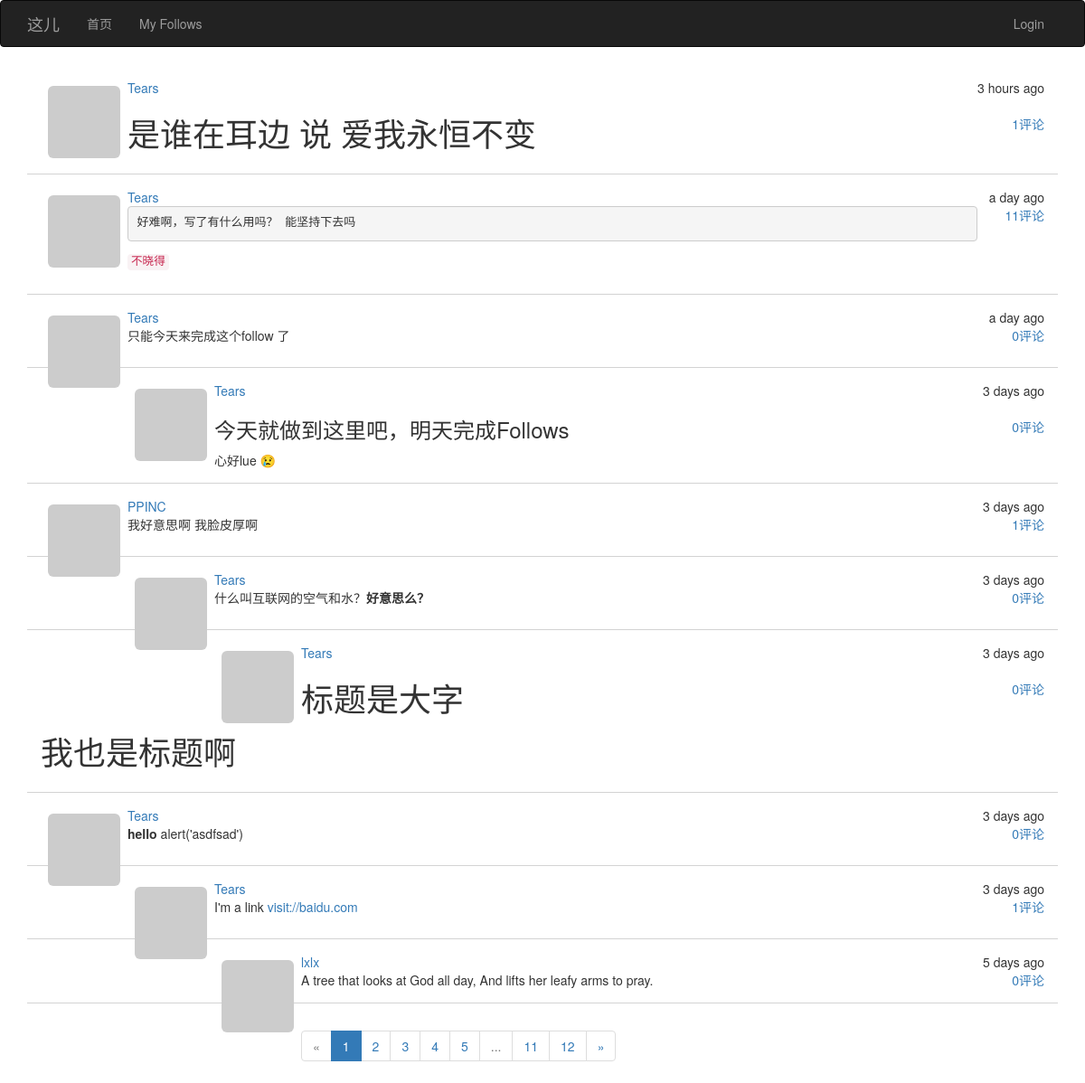
The page / on the database its author committed.
### app/models.py (models this page shows, shortened)
class Post(db.Model):
    __tablename__ = 'posts'
    id = db.Column(db.Integer, primary_key=True)
    body = db.Column(db.Text)
    body_html = db.Column(db.Text)
    timestamp = db.Column(db.DateTime, index=True, default=datetime.utcnow)
    author_id = db.Column(db.Integer, db.ForeignKey('users.id'))
    post_type = db.Column(db.Integer, default=PostType.POST)
    parent_post_id = db.Column(db.Integer, db.ForeignKey('posts.id'))
    disabled = db.Column(db.Boolean, default=True)
    comments = db.relationship('Post', foreign_keys=[parent_post_id],
                               backref=db.backref('parent_post',
                                                  lazy='joined', remote_side=[id]),
                               cascade='all,delete-orphan',
                               lazy='dynamic'
                               )

class User(UserMixin, db.Model):
    __tablename__ = 'users'
    id = db.Column(db.Integer, primary_key=True)
    email = db.Column(db.String(64), unique=True, index=True)
    username = db.Column(db.String(64), unique=True, index=True)
    password_hash = db.Column(db.String(128))
    confirmed = db.Column(db.Boolean, default=False)
    role_id = db.Column(db.Integer, db.ForeignKey('roles.id'))
    posts = db.relationship('Post', backref='author', lazy='dynamic')
    location = db.Column(db.String(64))
    about_me = db.Column(db.Text())
    member_since = db.Column(db.DateTime(), default=datetime.utcnow)
    last_seen = db.Column(db.DateTime(), default=datetime.utcnow)
    avatar = db.Column(db.String(128))
    followed = db.relationship('Follow', foreign_keys=[Follow.follower_id],
                               backref=db.backref('follower', lazy='joined'),
                               lazy='dynamic', cascade='all, delete-orphan')
    followers = db.relationship('Follow', foreign_keys=[Follow.followed_id],
                                backref=db.backref('followed', lazy='joined'),
                                lazy='dynamic', cascade='all, delete-orphan')
    def getAvatar(self, size=100, default='identicon', rating='g'):
        if request.is_secure:
            url = "https://secure.gravatar.com/avatar"
        else:
            url = 'http://www.gravatar.com/avatar'
        hash = self.avatar or self.cemail
        return '{url}/{hash}?s={size}&d={default}&r={rating}'.format(
            url=url, hash=hash, default=default, rating=rating, size=size)
    @property
    def cemail(self):
        """
        返回同email
        @return:
        @rtype:
        """
        return self.email
    @property
    def password(self):
        raise AttributeError('password is not readable attribute')

### app/main/views.py (the view)
@main.route('/', methods=['POST', 'GET'])
def home():
    form = PostForm()
    if current_user.can(Permission.POST_ARTICLES) and form.validate_on_submit():
        post = Post(body=form.body.data, author=current_user._get_current_object())
        db.session.add(post)
        db.session.commit()
        return redirect(url_for('.home'))
    page = request.args.get('page', 1, type=int)
    pagination = Post.query.filter_by(post_type=PostType.POST).order_by(Post.timestamp.desc()) \
        .paginate(page, per_page=current_app.config['POSTS_PER_PAGE'], error_out=False)
    posts = pagination.items
    return render_template("index.html", form=form, posts=posts, pagination=pagination)

### app/main/__init__.py (called while the page is built)
@main.app_context_processor
def inject_permissions():
    return dict(Permission=Permission)

### app/models.py (called while the page is built)
    def can(self, permissions):
        return False

### app/templates/index.html (shortened to what this page needs)
{% extends "bootstrap_base.html" %}
{% import "bootstrap/wtf.html" as wtf %}
{% import "message.html" as message %}
{% block head %}{{ super() }}
{% endblock %}
{% block content %}
<div class="container">
    {% include '_posts.html' %}
    {% import '_posts.html' as posts%}
    {{posts.pagination_widget(pagination,'.home')}}
</div>
{% endblock %}

### app/templates/_posts.html
<ul class="posts">
    {% for post in posts %}
    {% if post and post.author %}
    <li>
        <div class="post-thumbnail">
            <a href="{{url_for('.user',id=post.author.id)}}">
                <img src="{{ post.author.getAvatar(size=40) }}"
                     class="img-rounded profile-thumbnail"/></a>
        </div>
        <div class="post-date">{{ moment(post.timestamp).fromNow()}}</div>
        <div class="post-author"><a href="{{url_for('.user',id=post.author.id)}}">
            {{ post.author.username}}</a></div>
        <div class="post-body">
            <span class="pull-right" style="margin-left:30px"><a href="{{url_for('.post',id=post.id)}}">{{post.comments.count()}}评论</a></span>
            {% if post.body_html %}
            {{ post.body_html| safe}}
            {% else %}
            {{ post.body }}
            {% endif %}
        </div>
    </li>
    {% endif %}
    {% endfor %}
</ul>
{% macro pagination_widget(pagination,endpoint) %}
<nav aria-label="Page navigation">
    <ul class="pagination">
        <li {% if not pagination.has_prev %} class="disabled" {% endif%}>
            <a href="{% if pagination.has_prev %}{{url_for(endpoint,page=pagination.page-1,**kwargs)}}
             {%else%}#{% endif%}" aria-label="Previous">
                <span aria-hidden="true">&laquo;</span>
            </a>
        </li>
        {% for p in pagination.iter_pages()%}
        {%if p == pagination.page %}
        <li class="active"><a href="{{url_for(endpoint,page=p,**kwargs)}}">{{p}}</a>
        </li>
        {% elif p %}
        <li><a href="{{url_for(endpoint,page=p,**kwargs)}}">{{p}}</a>
        </li>
        {% else %}
        <li class="disabled"><a href="{{url_for(endpoint,page=p,**kwargs)}}">...</a>
        </li>
        {% endif%}
        {% endfor %}
        <li {% if not pagination.has_next %} class="disabled" {% endif%}>
            <a href="{% if pagination.has_next %}{{url_for(endpoint,page=pagination.page+1,**kwargs)}}
             {%else%}#{% endif%}" aria-label="Next">
                <span aria-hidden="true">&raquo;</span>
            </a>
        </li>
    </ul>
</nav>
{% endmacro %}

### app/static/style.css (style rules this page uses)
* { -webkit-font-smoothing: antialiased; }
ul.posts { padding:0px; font-family:Gibson,Helvetica Neue,HelveticaNeue,Helvetica,Arial,sans-serif; }
ul.posts li , ul.follows li, ul.comments li { list-style-type:none; padding:15px; border-bottom:1px lightgray solid; }
ul> li> .post-date { float:right; }
ul> li >.post-thumbnail { float:left; padding:8px }

### rows shown on the page
Post: timestamp "3 hours ago", author.username "Tears", comments.count "1", body_html "是谁在耳边 说 爱我永恒不变"
Post: timestamp "a day ago", author.username "Tears", comments.count "11", body_html "好难啊，写了有什么用吗？ 能坚持下去吗 不晓得"
Post: timestamp "a day ago", author.username "Tears", comments.count "0", body_html "只能今天来完成这个follow 了"
Post: timestamp "3 days ago", author.username "Tears", comments.count "0", body_html "今天就做到这里吧，明天完成Follows 心好lue 😢"
Post: timestamp "3 days ago", author.username "PPINC", comments.count "1", body_html "我好意思啊 我脸皮厚啊"
Post: timestamp "3 days ago", author.username "Tears", comments.count "0", body_html "什么叫互联网的空气和水？ 好意思么？"
Post: timestamp "3 days ago", author.username "Tears", comments.count "0", body_html "标题是大字 我也是标题啊"
Post: timestamp "3 days ago", author.username "Tears", comments.count "0", body_html "hello alert('asdfsad')"
Post: timestamp "3 days ago", author.username "Tears", comments.count "1", body_html "I'm a link visit://baidu.com"
Post: timestamp "5 days ago", author.username "lxlx", comments.count "0", body "A tree that looks at God all day, And lifts her leafy arms to pray."

### other values the page prints
{{ p }} "1"
{{ p }} "2" "3" "4" "5" "11" "12"
